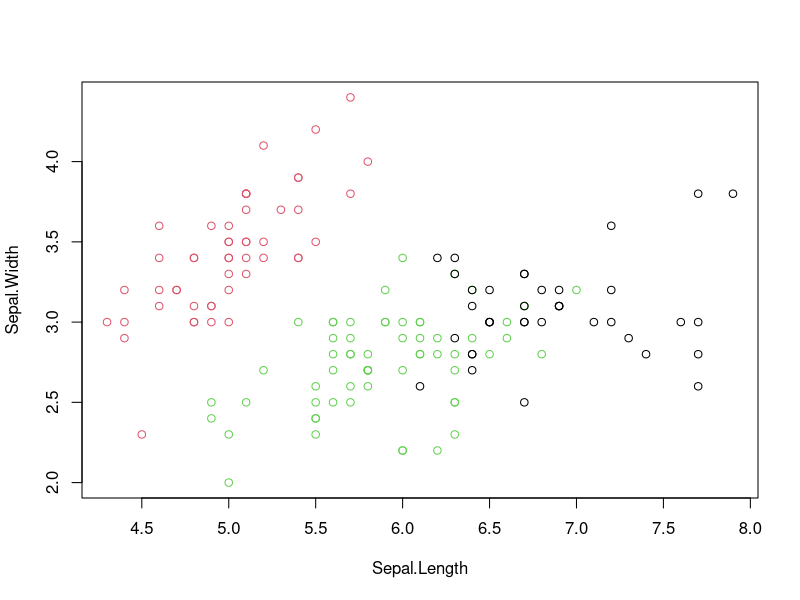

This chart was generated by the following R code:
library(datasets)
print(head(iris))

str(iris)
x <- iris[,-5]
print(head(x))

y <- iris$Species
y
output <- kmeans(x,3) #kmeans clustering

output$withness
#inspecting cluster
table(y,output$cluster)
#depicting the cluster with 2 variables out of 5 - data that needs to be shown, colour according to data set
plot(x[c("Sepal.Length","Sepal.Width")],col=output$cluster)
